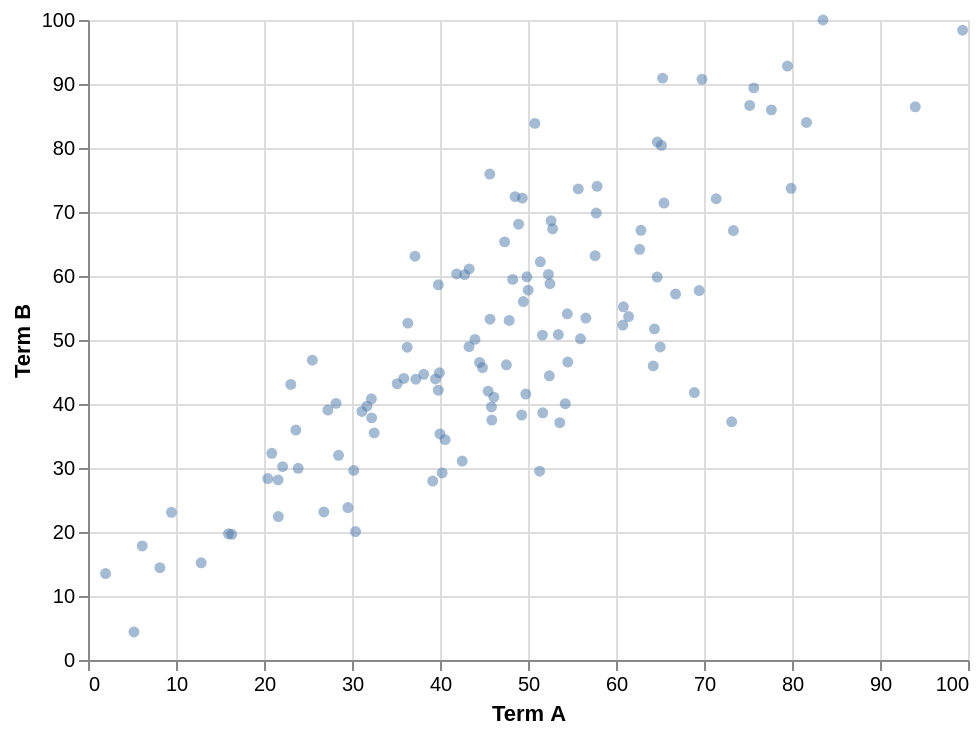

Here is the notebook cell this chart was saved with:
### Markdown cell above
## 1. Scatter plot
Each point is one time period: term A vs. term B.

### Code cell
alt.Chart(df).mark_circle(opacity=0.5).encode(
    x=alt.X('termA:Q', title='Term A'), y=alt.Y('termB:Q', title='Term B')
).properties(width=440, height=320)

### Figure 1 — Vega-Lite specification as saved in the notebook (floating-point values rounded to 4 significant figures)
{"config": {"view": {"continuousWidth": 300, "continuousHeight": 300}}, "data": {"name": "data-dd42e45670b6e06d1a973008f0ad608a"}, "mark": {"type": "circle", "opacity": 0.5}, "encoding": {"x": {"field": "termA", "title": "Term A", "type": "quantitative"}, "y": {"field": "termB", "title": "Term B", "type": "quantitative"}}, "height": 320, "width": 440, "$schema": "https://vega.github.io/schema/vega-lite/v5.20.1.json", "datasets": {"data-dd42e45670b6e06d1a973008f0ad608a": [{"termA": 50.03, "termB": 57.78}, {"termA": 56.57, "termB": 53.43}, {"termA": 43.97, "termB": 50.1}, {"termA": 30.41, "termB": 20.07}, {"termA": 40.0, "termB": 35.33}, {"termA": 28.18, "termB": 40.1}, {"termA": 51.32, "termB": 29.5}, {"termA": 79.48, "termB": 92.8}, {"termA": 39.17, "termB": 27.96}, {"termA": 36.35, "termB": 52.64}, {"termA": 60.78, "termB": 52.34}, {"termA": 57.85, "termB": 74.02}, {"termA": 52.32, "termB": 60.24}, {"termA": 29.53, "termB": 23.82}, {"termA": 49.36, "termB": 72.16}, {"termA": 65.3, "termB": 90.92}, {"termA": 20.43, "termB": 28.35}, {"termA": 39.93, "termB": 44.87}, {"termA": 8.173, "termB": 14.43}, {"termA": 21.63, "termB": 22.42}, {"termA": 9.482, "termB": 23.08}, {"termA": 44.83, "termB": 45.7}, {"termA": 22.12, "termB": 30.22}, {"termA": 55.97, "termB": 50.19}, {"termA": 53.45, "termB": 50.85}, {"termA": 45.89, "termB": 37.5}, {"termA": 2.0, "termB": 13.5}, {"termA": 38.15, "termB": 44.65}, {"termA": 48.93, "termB": 68.09}, {"termA": 52.49, "termB": 58.8}, {"termA": 16.34, "termB": 19.64}, {"termA": 39.49, "termB": 43.91}, {"termA": 28.47, "termB": 31.98}, {"termA": 32.21, "termB": 40.82}, {"termA": 73.34, "termB": 67.1}, {"termA": 32.23, "termB": 37.83}, {"termA": 49.28, "termB": 38.27}, {"termA": 69.46, "termB": 57.73}, {"termA": 37.16, "termB": 63.09}, {"termA": 47.54, "termB": 46.13}, {"termA": 52.43, "termB": 44.4}, {"termA": 51.4, "termB": 62.21}, {"termA": 23.05, "termB": 43.06}, {"termA": 51.68, "termB": 38.62}, {"termA": 79.89, "termB": 73.71}, {"termA": 15.96, "termB": 19.71}, {"termA": 68.91, "termB": 41.79}, {"termA": 52.63, "termB": 68.63}, {"termA": 35.89, "termB": 43.99}, {"termA": 94.01, "termB": 86.43}, {"termA": 66.77, "termB": 57.18}, {"termA": 23.62, "termB": 35.93}, {"termA": 51.64, "termB": 50.76}, {"termA": 62.69, "termB": 64.18}, {"termA": 45.85, "termB": 39.55}, {"termA": 65.02, "termB": 48.92}, {"termA": 48.54, "termB": 72.4}, {"termA": 64.68, "termB": 59.84}, {"termA": 81.65, "termB": 84.0}, {"termA": 35.14, "termB": 43.18}, {"termA": 54.47, "termB": 54.09}, {"termA": 39.81, "termB": 42.15}, {"termA": 52.8, "termB": 67.37}, {"termA": 23.88, "termB": 29.95}, {"termA": 37.26, "termB": 43.88}, {"termA": 45.68, "termB": 53.26}, {"termA": 69.77, "termB": 90.73}, {"termA": 75.19, "termB": 86.65}, {"termA": 20.88, "termB": 32.3}, {"termA": 32.52, "termB": 35.49}, {"termA": 64.23, "termB": 45.95}, {"termA": 6.167, "termB": 17.82}, {"termA": 39.81, "termB": 58.62}, {"termA": 47.86, "termB": 53.05}, {"termA": 77.65, "termB": 85.96}, {"termA": 65.17, "termB": 80.41}, {"termA": 42.8, "termB": 60.22}, {"termA": 41.89, "termB": 60.32}, {"termA": 44.5, "termB": 46.49}, {"termA": 83.52, "termB": 100.0}, {"termA": 40.58, "termB": 34.43}, {"termA": 43.32, "termB": 61.11}, {"termA": 57.76, "termB": 69.83}, {"termA": 47.34, "termB": 65.33}, {"termA": 45.66, "termB": 75.92}, {"termA": 25.49, "termB": 46.85}, {"termA": 49.75, "termB": 41.56}, {"termA": 40.24, "termB": 29.23}, {"termA": 75.65, "termB": 89.4}, {"termA": 64.37, "termB": 51.74}, {"termA": 49.47, "termB": 56.0}, {"termA": 64.7, "termB": 80.93}, {"termA": 42.52, "termB": 31.09}, {"termA": 73.15, "termB": 37.22}, {"termA": 49.88, "termB": 59.87}, {"termA": 62.83, "termB": 67.14}, {"termA": 21.6, "termB": 28.15}, {"termA": 57.63, "termB": 63.18}, {"termA": 12.86, "termB": 15.19}, {"termA": 5.223, "termB": 4.386}, {"termA": 43.3, "termB": 48.96}, {"termA": 30.2, "termB": 29.63}, {"termA": 53.61, "termB": 37.07}, {"termA": 99.38, "termB": 98.41}, {"termA": 31.7, "termB": 39.66}, {"termA": 36.27, "termB": 48.87}, {"termA": 54.52, "termB": 46.56}, {"termA": 60.85, "termB": 55.18}, {"termA": 46.12, "termB": 41.07}, {"termA": 45.47, "termB": 42.0}, {"termA": 65.45, "termB": 71.4}, {"termA": 61.44, "termB": 53.67}, {"termA": 27.26, "termB": 39.06}, {"termA": 48.26, "termB": 59.47}, {"termA": 50.78, "termB": 83.84}, {"termA": 26.8, "termB": 23.13}, {"termA": 55.72, "termB": 73.61}, {"termA": 31.12, "termB": 38.84}, {"termA": 71.39, "termB": 72.07}, {"termA": 54.24, "termB": 40.05}]}}
